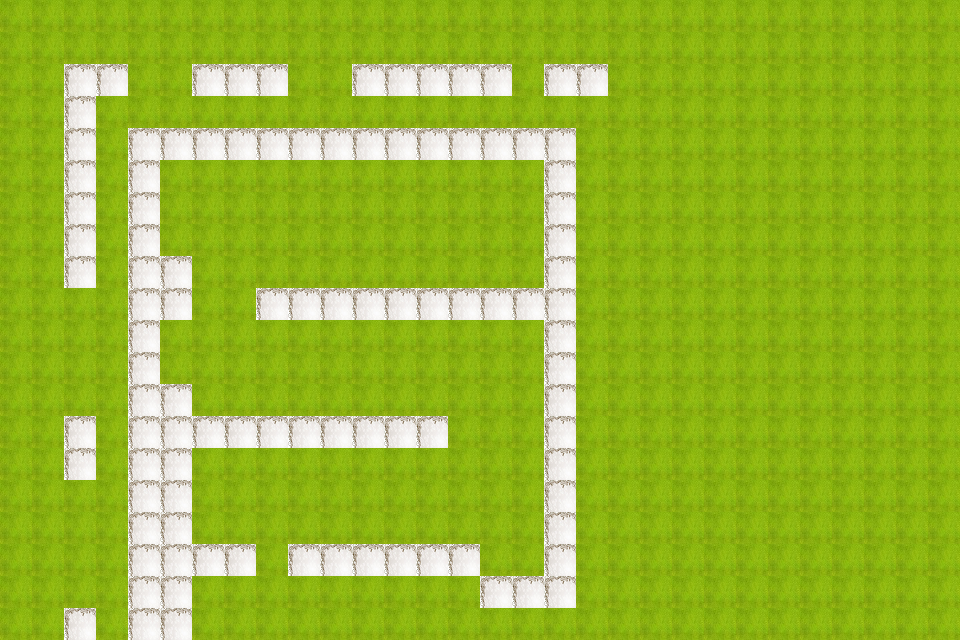

A 2D game scene composited from a Tiled map and its tileset images. What follows is a short description and the map's XML, with each tile layer's data collapsed to a summary:
An orthogonal 30x20 tile map with 32x32 px tiles, 2 tile layers (back, block), 2 tilesets and 1 object (player).

<map version="1.0" orientation="orthogonal" renderorder="right-down" width="30" height="20" tilewidth="32" tileheight="32">
 <tileset firstgid="1" name="timg2" tilewidth="32" tileheight="32">
  <image source="timg2.jpg" width="50" height="50" />
 </tileset>
 <tileset firstgid="2" name="87a58PICWRj_1024" tilewidth="32" tileheight="32">
  <image source="87a58PICWRj_1024.png" width="50" height="50" />
 </tileset>
 <layer name="back" width="30" height="20">
  <data>[600 cells, 600 non-empty, 1 distinct tile ids]</data>
 </layer>
 <layer name="block" width="30" height="20">
  <properties>
   <property name="Collidable" value="true" />
  </properties>
  <data>[600 cells, 101 non-empty, 1 distinct tile ids]</data>
 </layer>
 <objectgroup name="objects">
  <object name="player" x="37" y="597" />
 </objectgroup>
</map>